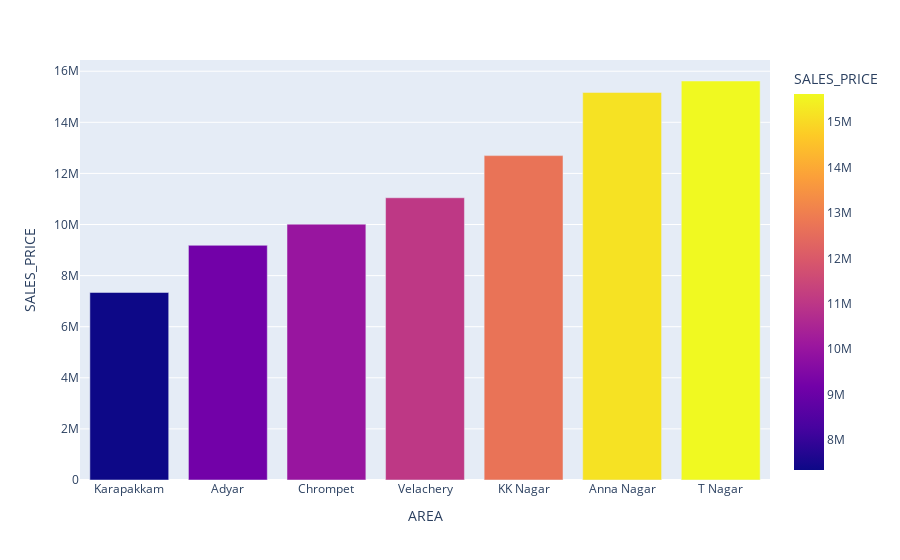

Notebook code cell kept with this figure:
### Markdown cell above
**CATEGORICAL DATA FEATURE VS TARGET('SALES_PRICE'):**

### Code cell
temp =pd.DataFrame(df.groupby('AREA')['SALES_PRICE'].mean())
temp = temp.sort_values(by='SALES_PRICE')
temp['AREA']=temp.index
AREA_values = temp.AREA.unique()
px.bar(temp,x='AREA',y='SALES_PRICE',color='SALES_PRICE')

### Figure 1 — Plotly figure (JSON) as saved in the notebook; plotly's stock layout.template omitted (floating-point values rounded to 4 significant figures)
{"data": [{"alignmentgroup": "True", "hovertemplate": "AREA=%{x}<br>SALES_PRICE=%{marker.color}<extra></extra>", "legendgroup": "", "marker": {"color": [7340000.0, 9186000.0, 10010000.0, 11050000.0, 12700000.0, 15170000.0, 15620000.0], "coloraxis": "coloraxis", "pattern": {"shape": ""}}, "name": "", "offsetgroup": "", "orientation": "v", "showlegend": false, "textposition": "auto", "type": "bar", "x": ["Karapakkam", "Adyar", "Chrompet", "Velachery", "KK Nagar", "Anna Nagar", "T Nagar"], "xaxis": "x", "y": [7340000.0, 9186000.0, 10010000.0, 11050000.0, 12700000.0, 15170000.0, 15620000.0], "yaxis": "y"}], "layout": {"barmode": "relative", "coloraxis": {"colorbar": {"title": {"text": "SALES_PRICE"}}, "colorscale": [[0, "#0d0887"], [0.1111, "#46039f"], [0.2222, "#7201a8"], [0.3333, "#9c179e"], [0.4444, "#bd3786"], [0.5556, "#d8576b"], [0.6667, "#ed7953"], [0.7778, "#fb9f3a"], [0.8889, "#fdca26"], [1, "#f0f921"]]}, "legend": {"tracegroupgap": 0}, "margin": {"t": 60}, "xaxis": {"anchor": "y", "domain": [0, 1], "title": {"text": "AREA"}}, "yaxis": {"anchor": "x", "domain": [0, 1], "title": {"text": "SALES_PRICE"}}}}
